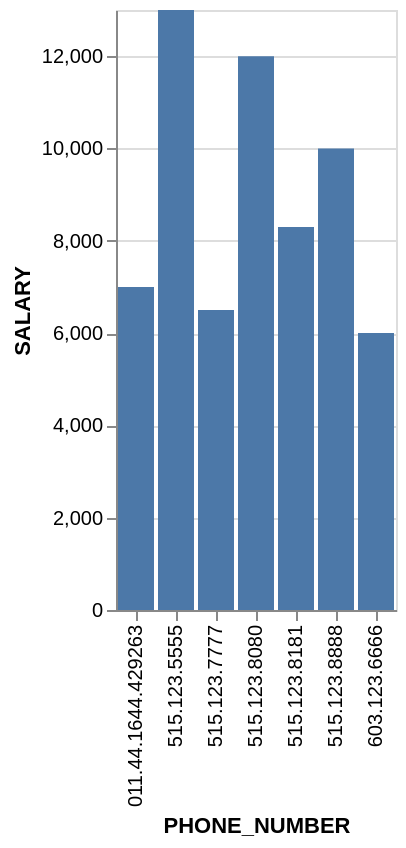

Express this chart as Vega-Lite.
### Vega-Lite specification from a JSON file in a GitHub repository (floating-point values rounded to 4 significant figures)
{"data": {"values": [{"x_data": "011.44.1644.429263", "y_data": 7000}, {"x_data": "515.123.5555", "y_data": 13000}, {"x_data": "515.123.7777", "y_data": 6500}, {"x_data": "515.123.8080", "y_data": 12000}, {"x_data": "515.123.8181", "y_data": 8300}, {"x_data": "515.123.8888", "y_data": 10000}, {"x_data": "603.123.6666", "y_data": 6000}]}, "mark": "bar", "encoding": {"x": {"field": "x_data", "type": "nominal", "title": "PHONE_NUMBER", "sort": "ascending"}, "y": {"field": "y_data", "type": "quantitative", "title": "SALARY"}}}
